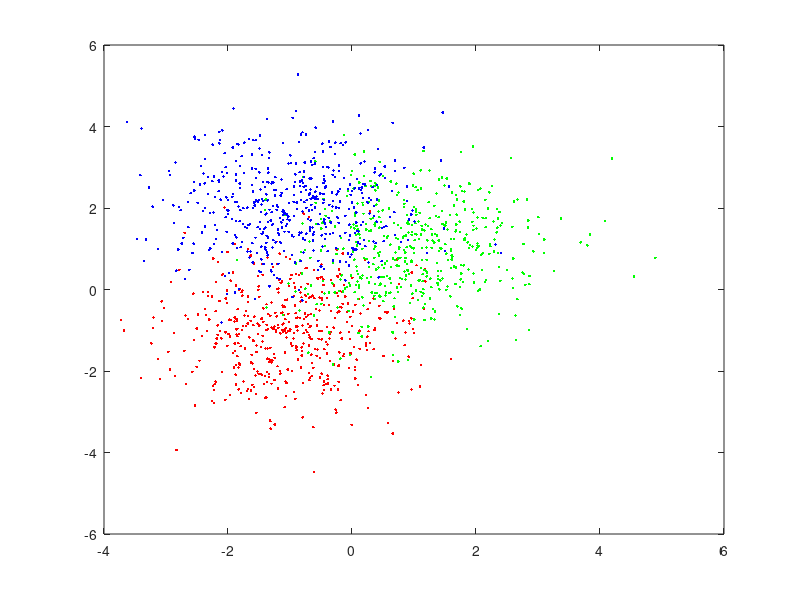

Write the MATLAB code that produced this figure. (Note: this script raises an error after producing the figure.)
clc, clear all, close all, addpath('Regularized_D&Ctraining_for_DMN')
% Author: Erik Zamora, ezamora1981@gmail.com, see License.txt

load('Datasets/B.mat')
 plot(P(1,1:500),P(2,1:500),'r.',P(1,501:1000),P(2,501:1000),'g.',...
    P(1,1001:1500),P(2,1001:1500),'b.'),  hold on

%% Regularized Divide and Conquer Training

global L tol L0 E0
tol = 1e-10;    % Tolerance to avoid numerical errors
L = 0;          % The depth in recursions

% Adjustable parameters for training
E0 = 0.0;       % The tolerated error rate inside an hyperbox [0.0,1.0]
L0 = inf;       % The limit recursion depth [0,1,2,...)
M = 0.1;        % The margen of initial hyperbox [0.0,+inf)

H0 = generate_initial_hyperbox(P,M);
[ListH, ListC] = DivideAndConquer(H0,P,T,0);
Etrain = dmneuron_errorrate(P,T,ListH,ListC)
Etest = dmneuron_errorrate(Ptest,Ttest,ListH,ListC)

%% Animation
zoom = 1.2;
color = {'r','g','b','k'};
axis(zoom*[H0(1) H0(3) H0(2) H0(4)])
title('Divide and Conquer Training'), xlabel('x_1'), ylabel('x_2')
N = size(ListH,2)/2;
for i=1:size(ListH,1)
    Pm = ListH(i,1:N);
    Px = ListH(i,N+1:2*N);
    rectangle('Position',[Pm abs(Px-Pm)],'EdgeColor',color{ListC(i)}),
    pause(0.01)
end


%% Decision boundaries
disp('Wait, decision boundaries are computed...')
x1 = linspace(zoom*H0(1),zoom*H0(3),100);
x2 = linspace(zoom*H0(2),zoom*H0(4),100);
for i=1:length(x1)
    for j=1:length(x2)
        y = dmneuron([x1(i); x2(j)],ListH,ListC);
        Y(i,j) = y(1);
    end
end
[X1, X2] = meshgrid(x1,x2);
figure, mesh(X1,X2,Y')
view(0, 90); 
title('Decision boundaries'), xlabel('x_1'), ylabel('x_2')
rmpath('Regularized_D&Ctraining_for_DMN')

